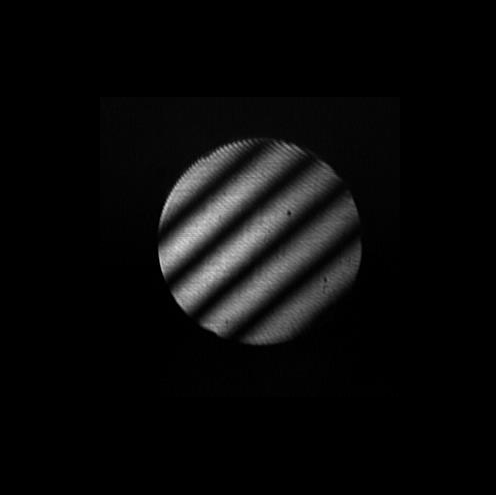
#> input picture interferogramtest.png, 496 x 495 px, found by its file name
$ python Filtering_Processing.py
#> lines starting #> are read from the running program, lines starting #| are printed output that depends on the picture; after the words box and inside, x2 and y2 are one past the last pixel; in counts of white or black regions, pixels touching at a corner belong together

# Load image (interferogramtest.png)
import cv2
import numpy as np
import matplotlib.pyplot as plt
import scipy


def calculate_beam_angle(fringe_spacing_mm, wavelength_nm):
    """Calculate the angle between interfering beams using fringe spacing and wavelength"""
    # Convert wavelength from nm to mm
    wavelength_mm = wavelength_nm / 1_000_000

    # Use the formula: fringe_spacing = wavelength / (2 * sin(θ/2))
    # Solving for θ: θ = 2 * arcsin(wavelength / (2 * fringe_spacing))

    # Check to avoid division by zero or invalid arcsin input
    if fringe_spacing_mm <= 0 or wavelength_mm / (2 * fringe_spacing_mm) > 1:
        return None

    angle_radians = 2 * np.arcsin(wavelength_mm / (2 * fringe_spacing_mm))
    angle_degrees = np.degrees(angle_radians)

    return angle_degrees

def analyze_interferogram(results):
    fringe_spacing_pixels=results['fft_spacing']           # From FFT analysis
    aperture_diameter_pixels=400      # 2 * radius from circle detection
    aperture_diameter_real_mm= (4* 25.4)   # 4* 1 inch aperture (Zygo MKII)
    wavelength_nm=632.8                 # HeNe laser wavelength (Zygo MKII)
    # Calculate pixel scale
    pixel_scale_mm = aperture_diameter_real_mm / aperture_diameter_pixels
    print(f"Pixel scale: {pixel_scale_mm:.6f} mm/pixel")

    # Convert fringe spacing to physical units
    fringe_spacing_mm = fringe_spacing_pixels * pixel_scale_mm
    fringe_spacing_microns = fringe_spacing_mm * 1000
    print(f"Fringe spacing: {fringe_spacing_microns:.2f} microns ({fringe_spacing_pixels:.2f} pixels)")

    # Calculate beam angle
    beam_angle_degrees = calculate_beam_angle(fringe_spacing_mm, wavelength_nm)

    if beam_angle_degrees is not None:
        print(f"Calculated beam angle: {beam_angle_degrees:.4f} degrees")

        # Verify calculation by working backwards
        theoretical_spacing_mm = wavelength_nm / (1_000_000 * 2 * np.sin(np.radians(beam_angle_degrees/2)))
        print(f"Verification - theoretical spacing: {theoretical_spacing_mm*1000:.2f} microns")
    else:
        print("Could not calculate beam angle - check measurements")

    #return {
    #    'pixel_scale_mm': pixel_scale_mm,
    #    'fringe_spacing_mm': fringe_spacing_mm,
    #    'fringe_spacing_microns': fringe_spacing_microns,
    #    'beam_angle_degrees': beam_angle_degrees
    #}

def measure_fringe_distance(img, center=None, angle=None):

    # Step 1: Extract a line profile across the fringes
    # For diagonal fringes, we need to sample along a line perpendicular to the fringes
    height, width = img.shape
    print('hello')
    # If center not provided, assume it's the middle of the image
    if center is None:
        center = (width // 2, height // 2)

    # If angle not provided, we need to detect the fringe orientation
    if angle is None:
        # Use Hough Line Transform to detect the orientation of fringes
        edges = cv2.Canny(img, 50, 150)
        lines = cv2.HoughLines(edges, 1, np.pi/180, threshold=100)

        if lines is not None:
            # Find the dominant angle from the Hough lines
            angles = [line[0][1] for line in lines]
            dominant_angle = np.median(angles)
            # The sampling line should be perpendicular to the fringes
            sampling_angle = dominant_angle + np.pi/2
        else:
            # Default angle if lines detection fails
            sampling_angle = np.pi/4  # 45 degrees
    else:
        # Convert input angle to radians if needed
        sampling_angle = angle if angle > 0.1 else angle * np.pi / 180

    # Calculate vector for the sampling line (perpendicular to fringes)
    # Length should be about the radius of the circle
    line_length = min(width, height) // 2
    dx = int(np.cos(sampling_angle) * line_length)
    dy = int(np.sin(sampling_angle) * line_length)

    # Define start and end points for the sampling line
    start_x = center[0] - dx
    start_y = center[1] - dy
    end_x = center[0] + dx
    end_y = center[1] + dy

    # Ensure points are within image boundaries
    start_x = max(0, min(width-1, start_x))
    start_y = max(0, min(height-1, start_y))
    end_x = max(0, min(width-1, end_x))
    end_y = max(0, min(height-1, end_y))

    # Extract intensity profile along the line
    num_points = int(np.sqrt((end_x - start_x)**2 + (end_y - start_y)**2))
    x_points = np.linspace(start_x, end_x, num_points).astype(np.int32)
    y_points = np.linspace(start_y, end_y, num_points).astype(np.int32)
    intensity_profile = img[y_points, x_points]

    # Visualize the sampling line
    line_img = cv2.cvtColor(img.copy(), cv2.COLOR_GRAY2BGR)
    cv2.line(line_img, (start_x, start_y), (end_x, end_y), (0, 255, 0), 2)

    # Method 1: Use peak detection to find fringe centers
    # Apply smoothing to reduce noise
    smoothed_profile = scipy.ndimage.gaussian_filter1d(intensity_profile, sigma=2)

    # Detect peaks (bright fringes)
    peaks, _ = scipy.signal.find_peaks(smoothed_profile, height=np.mean(smoothed_profile), distance=5)

    # Detect valleys (dark fringes)
    valleys, _ = scipy.signal.find_peaks(-smoothed_profile, height=-np.mean(smoothed_profile), distance=5)

    # Calculate average distance between consecutive peaks
    peak_distances = np.diff(peaks)
    valley_distances = np.diff(valleys)

    # Average fringe spacing from peaks
    if len(peak_distances) > 0:
        avg_peak_spacing = np.mean(peak_distances)
    else:
        avg_peak_spacing = 0

    # Average fringe spacing from valleys
    if len(valley_distances) > 0:
        avg_valley_spacing = np.mean(valley_distances)
    else:
        avg_valley_spacing = 0

    # Average of both methods
    if avg_peak_spacing > 0 and avg_valley_spacing > 0:
        avg_fringe_spacing = (avg_peak_spacing + avg_valley_spacing) / 2
    else:
        avg_fringe_spacing = avg_peak_spacing if avg_peak_spacing > 0 else avg_valley_spacing

    # Method 2: Use FFT to find frequency (more robust for regular patterns)
    # Compute the FFT of the intensity profile
    # Improved FFT analysis section
    # Compute the FFT of the intensity profile
    fft = np.fft.fft(smoothed_profile - np.mean(smoothed_profile))
    freqs = np.fft.fftfreq(len(smoothed_profile))

    # Find the dominant frequency (excluding DC component and very low frequencies)
    magnitudes = np.abs(fft)
    # Zero out the DC component and very low frequencies (e.g., first few indices)
    magnitudes[:3] = 0  # Ignore DC and very low frequencies
    dominant_idx = np.argmax(magnitudes[:len(magnitudes)//2])  # Only look at first half (positive frequencies)

    # Calculate fringe spacing from frequency
    if freqs[dominant_idx] != 0:
        fft_fringe_spacing = 1 / abs(freqs[dominant_idx])
    else:
        fft_fringe_spacing = 0

    # Visualize results
    plt.figure(figsize=(15, 10))

    # Original image with sampling line
    plt.subplot(221)
    plt.imshow(cv2.cvtColor(line_img, cv2.COLOR_BGR2RGB))
    plt.title('Sampling Line Direction')

    # Intensity profile
    plt.subplot(222)
    plt.plot(smoothed_profile)
    plt.plot(peaks, smoothed_profile[peaks], 'x', color='red', label='Peaks')
    plt.plot(valleys, smoothed_profile[valleys], 'o', color='green', label='Valleys')
    plt.title('Intensity Profile')
    plt.xlabel('Pixel')
    plt.ylabel('RGB value')
    plt.legend()

    # FFT magnitude
    plt.subplot(223)
    plt.plot(freqs[1:len(freqs)//2], magnitudes[1:len(freqs)//2])
    plt.axvline(freqs[dominant_idx], color='r', linestyle='--')
    plt.title('Frequency Spectrum')
    plt.xlabel('Frequency (cycles/fringe per pixel)')
    #ex. 0.05 = 20 pixels per fringe (1/0.05)
    plt.ylabel('Magnitude')
    #magnitude has no physical meaning here

    results = {
        'peak_detection_spacing': avg_fringe_spacing,
        'fft_spacing': fft_fringe_spacing,
        'sampling_angle_degrees': sampling_angle * 180 / np.pi,
        'peaks': peaks,
        'valleys': valleys
    }
    plt.subplot(224)  # Bottom half for text
    plt.axis('off')   # No axes
    plt.text(0.5, 0.5,
        f"MEASUREMENT RESULTS:\n\n"
        f"Peak detection method: {results['peak_detection_spacing']:.2f} pixels between fringes\n"
        f"FFT method: {results['fft_spacing']:.2f} pixels between fringes\n"
        f"Sampling angle: {results['sampling_angle_degrees']:.2f} degrees",
        fontsize=14,
        ha='center',  # Horizontal alignment
        va='center',  # Vertical alignment
        bbox=dict(facecolor='white', alpha=0.8, boxstyle='round,pad=1'))


    plt.tight_layout()
    plt.ion()
    plt.show(block=False)


    #print(f"Peak detection method: {results['peak_detection_spacing']:.2f} pixels between fringes")
    #print(f"FFT method: {results['fft_spacing']:.2f} pixels between fringes")
    #print(f"Sampling line angle: {results['sampling_angle_degrees']:.2f} degrees")

    return results


def main():

    # Load the interferogram image
    img = cv2.imread('C:\\Users\\cmccl\\OneDrive\\Pictures\\interferogramtest.png', cv2.IMREAD_GRAYSCALE)
#> img is the input picture: shape (495, 496); min 0, max 217, mean 10

    # Apply preprocessing to enhance the circular edge
    # Step 1: Apply Gaussian blur to reduce noise
    blurred = cv2.GaussianBlur(img, (5, 5), 0)

    # Step 2: Apply edge detection
    # Canny edge detector works well for finding boundaries
    edges = cv2.Canny(blurred, 50, 150)
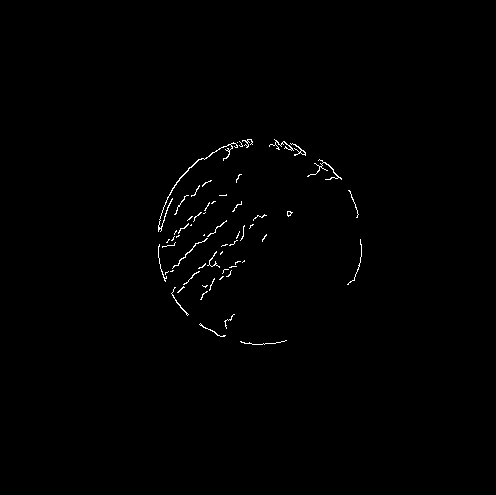
#> edges: shape (495, 496); 0.57% white in thin lines or dots, all inside (x1, y1, x2, y2) = (158, 139, 362, 345)

    # Step 3: Optional - Dilate edges to connect potential gaps
    kernel = np.ones((3, 3), np.uint8)
    dilated_edges = cv2.dilate(edges, kernel, iterations=1)
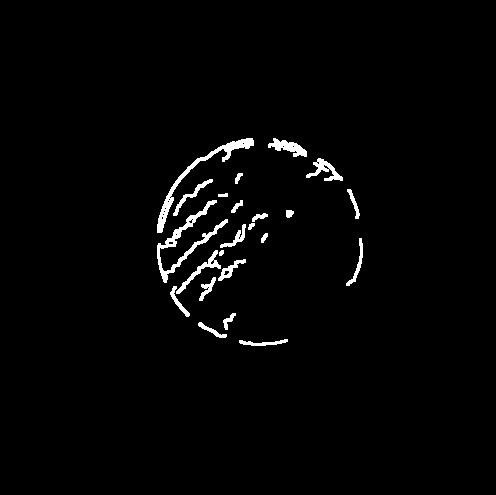
#> dilated_edges: shape (495, 496); 1.9% white; 23 white regions, largest, box (x1, y1, x2, y2) and area: (157, 200, 228, 283) 920, (157, 138, 254, 233) 892, (268, 138, 307, 157) 349

    # Step 4: Use Hough Circle Transform
    # Parameters need tuning based on specific images
    circles = cv2.HoughCircles(
        dilated_edges,
        cv2.HOUGH_GRADIENT,
        dp=1,           # Resolution ratio
        minDist=5,    # Minimum distance between detected centers
        param1=5,      # Upper threshold for Canny edge detector
        param2=5,      # Threshold for center detection
        minRadius=5,   # Minimum radius to be detected
        maxRadius=0     # Maximum radius (0 means auto-maximum)
    )

    # Process results
    if circles is not None:
        circles = np.uint16(np.around(circles))

        # Get the most prominent circle (usually the first one)
        center_x, center_y, radius = circles[0, 0]
#> center_x = 260; center_y = 244; radius = 101
        print(f"Detected circle: center=({center_x}, {center_y}), radius={radius}")
#| Detected circle: center=(260, 244), radius=101

        # Draw the detected circle for visualization
        result_img = cv2.cvtColor(img, cv2.COLOR_GRAY2BGR)
        cv2.circle(result_img, (center_x, center_y), radius, (0, 255, 0), 2)
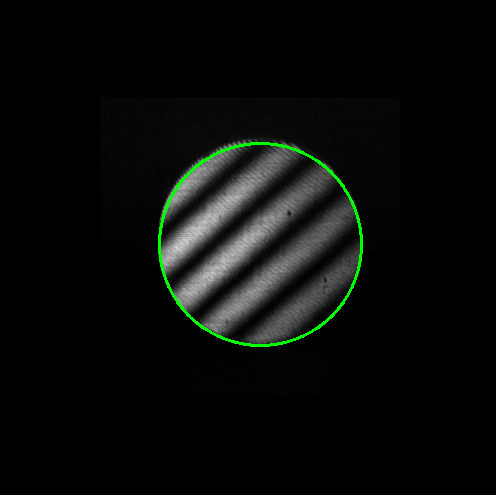
#> result_img: shape (495, 496, 3); 0.78% of pixels changed, all inside (x1, y1, x2, y2) = (158, 142, 363, 347)
        cv2.circle(result_img, (center_x, center_y), 2, (0, 0, 255), 3)
#> result_img: shape (495, 496, 3); 0.02% of pixels changed, all inside (x1, y1, x2, y2) = (256, 240, 265, 249)

        # Create and apply the mask
        mask = np.zeros_like(img)
        cv2.circle(mask, (center_x, center_y), radius, 255, -1)
#> mask: shape (495, 496); 13% white; 1 white region, box (x1, y1, x2, y2) and area: (159, 143, 362, 346) 32017
        filtered_img = cv2.bitwise_and(img, mask)

        # Display results
        plt.figure(figsize=(15, 5))
        plt.subplot(141), plt.imshow(img, cmap='gray'), plt.title('Original')
        plt.subplot(142), plt.imshow(dilated_edges, cmap='gray'), plt.title('Edges')
        plt.subplot(143), plt.imshow(cv2.cvtColor(result_img, cv2.COLOR_BGR2RGB)), plt.title('Detected Circle')
        plt.subplot(144), plt.imshow(filtered_img, cmap='gray'), plt.title('Filtered Result')
        plt.tight_layout()
        plt.ion()
        plt.show(block=False)
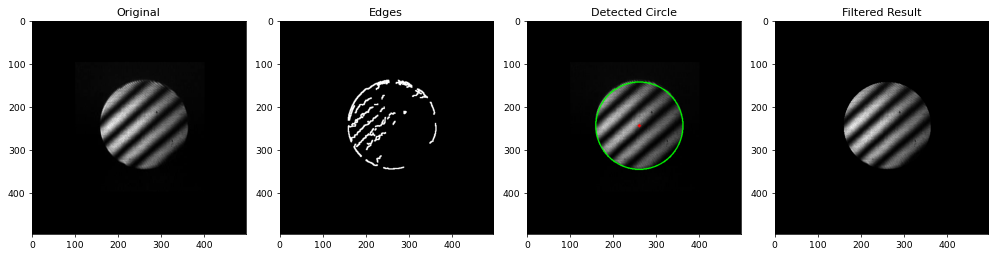
#> figure drawn by matplotlib, 4 panels
        results = measure_fringe_distance(filtered_img)
#> in measure_fringe_distance, `edges = cv2.Canny(img, 50, 150)`:
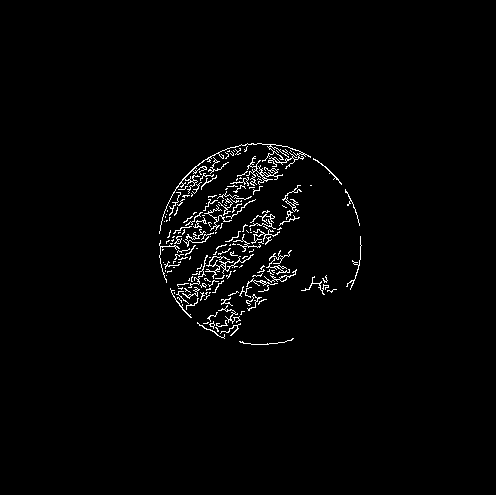
#> edges: shape (495, 496); 1.8% white in thin lines or dots, all inside (x1, y1, x2, y2) = (159, 143, 362, 345)
#> in measure_fringe_distance, `lines = cv2.HoughLines(edges, 1, np.pi/180, threshold=100)`: lines = None
#> in measure_fringe_distance, `intensity_profile = img[y_points, x_points]`: intensity_profile = 492 values, max 182 at index 202, min 0 at index 0, mean 30.6
#> in measure_fringe_distance, `cv2.line(line_img, (start_x, start_y), (end_x, end_y), (0, 255, 0), 2)`:
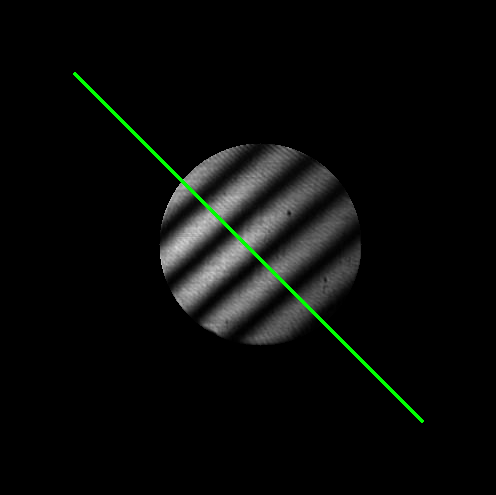
#> line_img: shape (495, 496, 3); mean B, G, R 8.7, 10.5, 8.7
#> in measure_fringe_distance, `smoothed_profile = scipy.ndimage.gaussian_filter1d(intensity_profile, ..`: smoothed_profile = 492 values, max 172 at index 201, min 0 at index 0, mean 30.38
#> in measure_fringe_distance, `peaks, _ = scipy.signal.find_peaks(smoothed_profile, height=np.mean(sm..`: peaks = [158, 201, 242, 281, 327]
#> in measure_fringe_distance, `valleys, _ = scipy.signal.find_peaks(-smoothed_profile, height=-np.mea..`: valleys = [148, 178, 220, 262, 305, 351]
#> in measure_fringe_distance, `peak_distances = np.diff(peaks)`: peak_distances = [43, 41, 39, 46]
#> in measure_fringe_distance, `valley_distances = np.diff(valleys)`: valley_distances = [30, 42, 42, 43, 46]
#> in measure_fringe_distance, `avg_peak_spacing = np.mean(peak_distances)`: avg_peak_spacing = 42.25
#> in measure_fringe_distance, `avg_valley_spacing = np.mean(valley_distances)`: avg_valley_spacing = 40.6
#> in measure_fringe_distance, `avg_fringe_spacing = (avg_peak_spacing + avg_valley_spacing) / 2`: avg_fringe_spacing = 41.42
#> in measure_fringe_distance, `freqs = np.fft.fftfreq(len(smoothed_profile))`: freqs = 492 values, max 0.498 at index 245, min -0.5 at index 246, mean -0.00102
#> in measure_fringe_distance, `magnitudes = np.abs(fft)`: magnitudes = 492 values, max 11729.1 at index 491, min 2.96e-12 at index 0, mean 246.3
#> in measure_fringe_distance, `dominant_idx = np.argmax(magnitudes[:len(magnitudes)//2])`: dominant_idx = 12
#> in measure_fringe_distance, `fft_fringe_spacing = 1 / abs(freqs[dominant_idx])`: fft_fringe_spacing = 41
#> in measure_fringe_distance, `results = { 'peak_detection_spacing': avg_fringe_spacing, 'fft_spacing..`: results = {'peak_detection_spacing': 41.42, 'fft_spacing': 41, 'sampling_angle_degrees': 45, 'peaks': [158, 201, 242, 281, 327], 'valleys': [148, 178, 220, 262, 305, 351]}
#> in measure_fringe_distance, `plt.show(block=False)`:
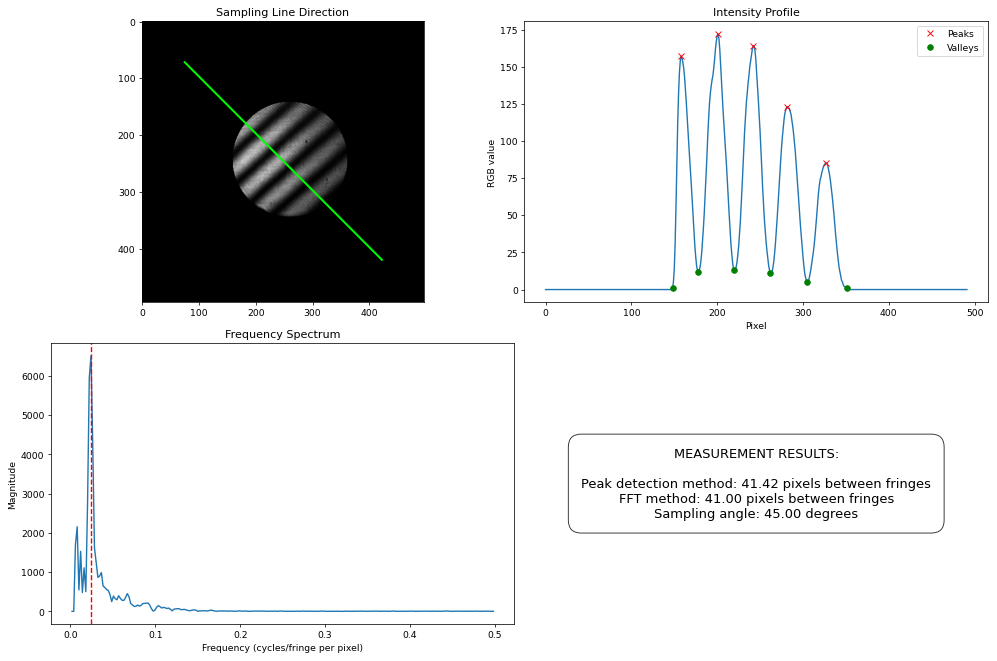
#> figure drawn by matplotlib, 3 panels; panel 2: curve peaks at x = 201, y = 172; panel 3: curve peaks at x = 0.0244, y = 6511
        analyze_interferogram(results)
#> in analyze_interferogram, `fringe_spacing_pixels=results['fft_spacing']`: fringe_spacing_pixels = 41
#> in analyze_interferogram, `fringe_spacing_mm = fringe_spacing_pixels * pixel_scale_mm`: fringe_spacing_mm = 10.41
#> in analyze_interferogram, `fringe_spacing_microns = fringe_spacing_mm * 1000`: fringe_spacing_microns = 10414
#| Fringe spacing: 10414.00 microns (41.00 pixels)
#> in calculate_beam_angle, `angle_radians = 2 * np.arcsin(wavelength_mm / (2 * fringe_spacing_mm))`: angle_radians = 6.08e-05
#> in calculate_beam_angle, `angle_degrees = np.degrees(angle_radians)`: angle_degrees = 0.00348
#| Calculated beam angle: 0.0035 degrees
#> in analyze_interferogram, `theoretical_spacing_mm = wavelength_nm / (1_000_000 * 2 * np.sin(np.ra..`: theoretical_spacing_mm = 10.41
#| Verification - theoretical spacing: 10414.00 microns
        print('fringe measured)')
    else:
        print("No circles detected. Try adjusting the parameters.")

    #cv2.imwrite('filtered_interferogram.png', filtered_img)

    while True:
        plt.pause(1000)


#> (the run stopped early here; a loop or call above may not have finished)
